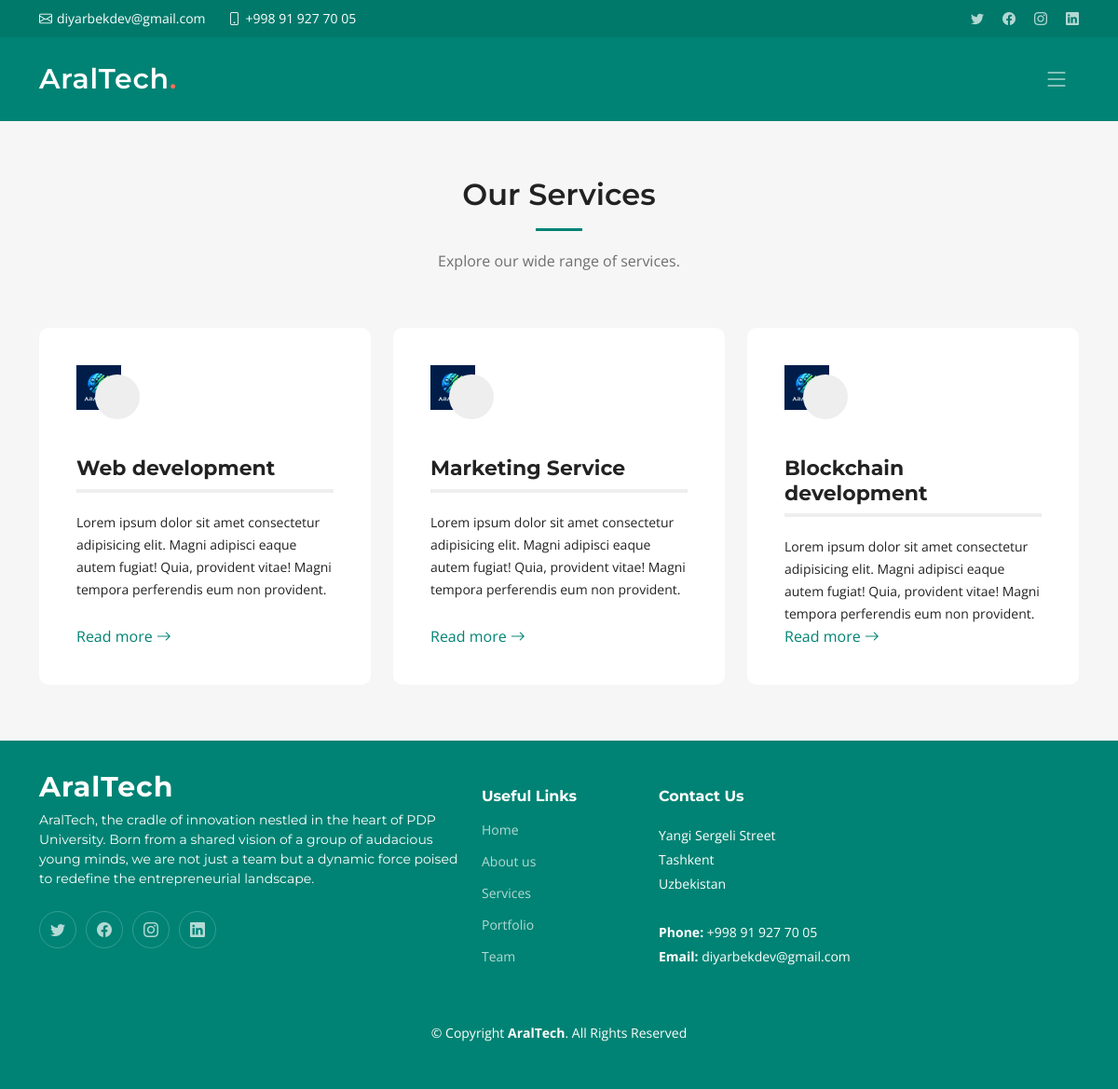
Page /services/ on the committed database.
### app/models.py (models this page shows, shortened)
class ServicesModel(models.Model):
    title = models.CharField(max_length=100)
    description = models.TextField()
    icon = models.ImageField(upload_to='services/')

### app/views.py (the view)
# urls.py: path('services/', services, name='services'),
def services(request):
    services = ServicesModel.objects.all()
    context = {
        'services': services
    }
    return render(request, 'services.html', context)

### templates/services.html
{% extends 'base.html' %}
{% load static %}
{% block content %}
    <main id="main">
        <section id="services" class="services sections-bg">
            <div class="container" data-aos="fade-up">
                <div class="section-header">
                    <h2>Our Services</h2>
                    <p>Explore our wide range of services.</p>
                </div>
                <div class="row gy-4" data-aos="fade-up" data-aos-delay="100">
                    {% for service in services %}
                        <div class="col-lg-4 col-md-6">
                            <div class="service-item position-relative d-flex flex-column">
                                <div class="icon">
                                    <img src="{{ service.icon.url }}" class="img-fluid" alt="">
                                </div>
                                <h3>{{ service.title }}</h3>
                                <p class="flex-grow-1">{{ service.description }}</p>
                                <a href="#" class="readmore mt-auto stretched-link">Read more <i
                                        class="bi bi-arrow-right"></i></a>
                            </div>
                        </div>
                    {% endfor %}
                </div>
            </div>
        </section>
    </main>
{% endblock %}

### static/css/main.css (style rules this page uses)
:root { --font-default: "Open Sans", system-ui, -apple-system, "Segoe UI", Roboto, "Helvetica Neue", Arial, "Noto Sans", "Liberation Sans", sans-serif, "Apple Color Emoji", "Segoe UI Emoji", "Segoe UI Symbol", "Noto Color Emoji"; --font-primary: "Montserrat", sans-serif; --font-secondary: "Poppins", sans-serif; }
:root { --color-default: #222222; --color-primary: #008374; --color-secondary: #f85a40; }
:root { scroll-behavior: smooth; }
body { font-family: var(--font-default); color: var(--color-default); }
a { color: var(--color-primary); text-decoration: none; }
h1, h2, h3, h4, h5, h6 { font-family: var(--font-primary); }
section { padding: 60px 0; overflow: hidden; scroll-margin-top: 70px; overflow: clip; }
.sections-bg { background-color: #f6f6f6; }
.section-header { text-align: center; padding-bottom: 60px; }
.section-header h2 { font-size: 32px; font-weight: 600; margin-bottom: 20px; padding-bottom: 20px; position: relative; }
.section-header h2:after { content: ""; position: absolute; display: block; width: 50px; height: 3px; background: var(--color-primary); left: 0; right: 0; bottom: 0; margin: auto; }
.section-header p { margin-bottom: 0; color: #6f6f6f; }
.services { padding: 60px 0; }
.services .service-item { padding: 40px; background: #fff; height: 100%; border-radius: 10px; }
.services .service-item .icon { width: 48px; height: 48px; position: relative; margin-bottom: 50px; }
.services .service-item .icon:before { position: absolute; content: ""; height: 100%; width: 100%; background: #eeeeee; border-radius: 50px; z-index: 1; top: 10px; right: -20px; transition: 0.3s; }
.services .service-item h3 { color: var(--color-default); font-weight: 700; margin: 0 0 20px 0; padding-bottom: 8px; font-size: 22px; position: relative; display: inline-block; border-bottom: 4px solid #eeeeee; transition: 0.3s; }
.services .service-item p { line-height: 24px; font-size: 14px; margin-bottom: 0; }
.services .service-item .readmore { margin-top: 15px; display: inline-block; color: var(--color-primary); }

### rows in the picture
ServicesModel: icon (picture), title "Web development", description "Lorem ipsum dolor sit amet consectetur adipisicing elit. Magni adipisci eaque autem fugiat! Quia, provident vitae! Magni tempora perferendis eum non provident."
ServicesModel: icon (picture), title "Marketing Service", description "Lorem ipsum dolor sit amet consectetur adipisicing elit. Magni adipisci eaque autem fugiat! Quia, provident vitae! Magni tempora perferendis eum non provident."
ServicesModel: icon (picture), title "Blockchain development", description "Lorem ipsum dolor sit amet consectetur adipisicing elit. Magni adipisci eaque autem fugiat! Quia, provident vitae! Magni tempora perferendis eum non provident."
